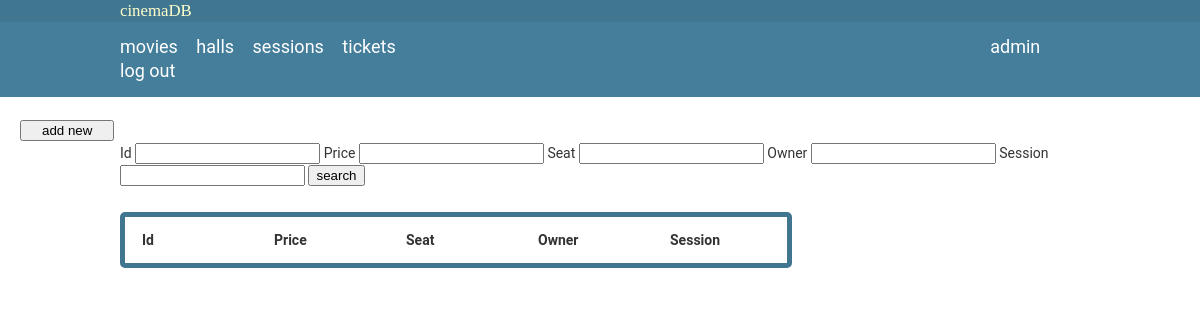
/tickets (signed in), run on an earlier commit of the app's database.
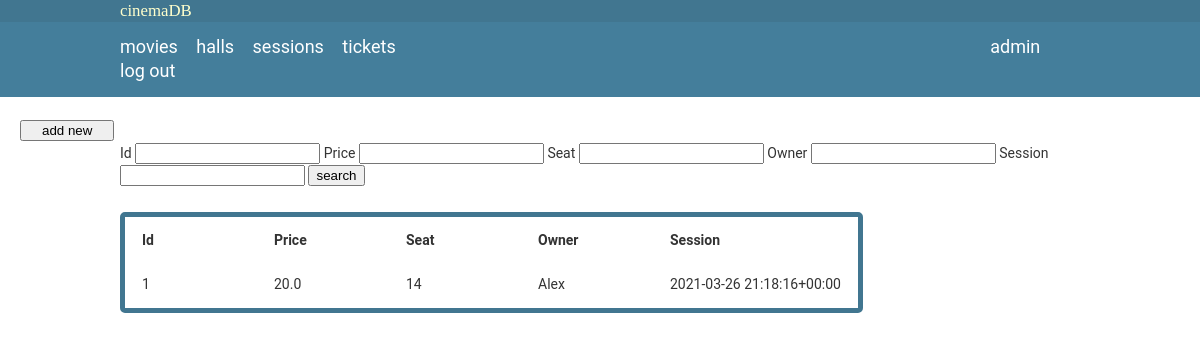
And on a later commit of the database.
### interface/models.py (models this page shows, shortened)
class Ticket(models.Model):
    price = models.FloatField()
    seat = models.IntegerField()
    owner = models.OneToOneField(Client, on_delete=models.CASCADE)
    session = models.ForeignKey(Session, on_delete=models.CASCADE)

class Client(models.Model):
    name = models.CharField(max_length=50)
    email = models.EmailField()
    def __str__(self):
        return self.name

class Session(models.Model):
    start = models.DateTimeField()
    movie = models.ForeignKey(Movie, on_delete=models.CASCADE)
    hall = models.ForeignKey(Hall, on_delete=models.CASCADE)
    def __str__(self):
        return str(self.start)

### interface/views.py (the view)
# urls.py: path('tickets', view=tickets, name='page.tickets'),
@login_required(login_url='page.login')
def tickets(request):
    ticket_list = Ticket.objects.all()
    return render(request, 'interface/tickets.html', {'tab_title': 'tickets', 'ticket_list': ticket_list})

### interface/templates/interface/tickets.html
{% extends "interface/base.html" %}
{% block content %}
<div class="container">
    <form action="/search/tickets" method="GET" autocomplete="off">
        <br/>
        Id        <input type="number"      name="id"       value="{{id}}">
        Price     <input type="number"      name="price"    value="{{price}}">
        Seat      <input type="number"      name="seat"     value="{{seat}}">
        Owner     <input type="text"        name="owner"    value="{{owner}}">
        Session   <input type="datetime"    name="session"  value="{{session}}">
                  <input type="submit"      value="search">
    </form>
    <table class="table">
        <tr>
            <th>Id</th>
            <th>Price</th>
            <th>Seat</th>
            <th>Owner</th>
            <th>Session</th>
        </tr>
        {% for ticket in ticket_list %}
        <tr>
            <td> {{ticket.id}} </td>
            <td> {{ticket.price}} </td>
            <td> {{ticket.seat}} </td>
            <td> {{ticket.owner}} </td>
            <td> {{ticket.session}} </td>
        </tr>
        {% endfor %}
    </table>
</div>
<div id="sidebar">
    <form action="{% url 'page.add' 'tickets' %}">
        <input type="submit" value="add new"/>
    </form>
</div>
{% endblock content %}

What changed in the data, as far as the page shows it:
added Ticket: id "1", price "20.0", seat "14", owner "Alex", session "2021-03-26 21:18:16+00:00"
